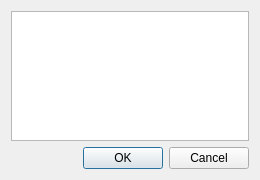
<?xml version="1.0" encoding="UTF-8"?>
<ui version="4.0">
 <class>DialogExchangeSelector</class>
 <widget class="QDialog" name="DialogExchangeSelector">
  <property name="geometry">
   <rect>
    <x>0</x>
    <y>0</y>
    <width>260</width>
    <height>180</height>
   </rect>
  </property>
  <property name="sizePolicy">
   <sizepolicy hsizetype="Fixed" vsizetype="Fixed">
    <horstretch>0</horstretch>
    <verstretch>0</verstretch>
   </sizepolicy>
  </property>
  <property name="minimumSize">
   <size>
    <width>260</width>
    <height>180</height>
   </size>
  </property>
  <property name="maximumSize">
   <size>
    <width>260</width>
    <height>180</height>
   </size>
  </property>
  <property name="windowTitle">
   <string>选择交易所</string>
  </property>
  <layout class="QVBoxLayout" name="verticalLayout">
   <item>
    <widget class="QListWidget" name="listExchange"/>
   </item>
   <item>
    <widget class="QDialogButtonBox" name="buttonBox">
     <property name="orientation">
      <enum>Qt::Horizontal</enum>
     </property>
     <property name="standardButtons">
      <set>QDialogButtonBox::Cancel|QDialogButtonBox::Ok</set>
     </property>
    </widget>
   </item>
  </layout>
 </widget>
 <resources/>
 <connections>
  <connection>
   <sender>buttonBox</sender>
   <signal>accepted()</signal>
   <receiver>DialogExchangeSelector</receiver>
   <slot>accept()</slot>
   <hints>
    <hint type="sourcelabel">
     <x>248</x>
     <y>254</y>
    </hint>
    <hint type="destinationlabel">
     <x>157</x>
     <y>274</y>
    </hint>
   </hints>
  </connection>
  <connection>
   <sender>buttonBox</sender>
   <signal>rejected()</signal>
   <receiver>DialogExchangeSelector</receiver>
   <slot>reject()</slot>
   <hints>
    <hint type="sourcelabel">
     <x>316</x>
     <y>260</y>
    </hint>
    <hint type="destinationlabel">
     <x>286</x>
     <y>274</y>
    </hint>
   </hints>
  </connection>
 </connections>
</ui>
